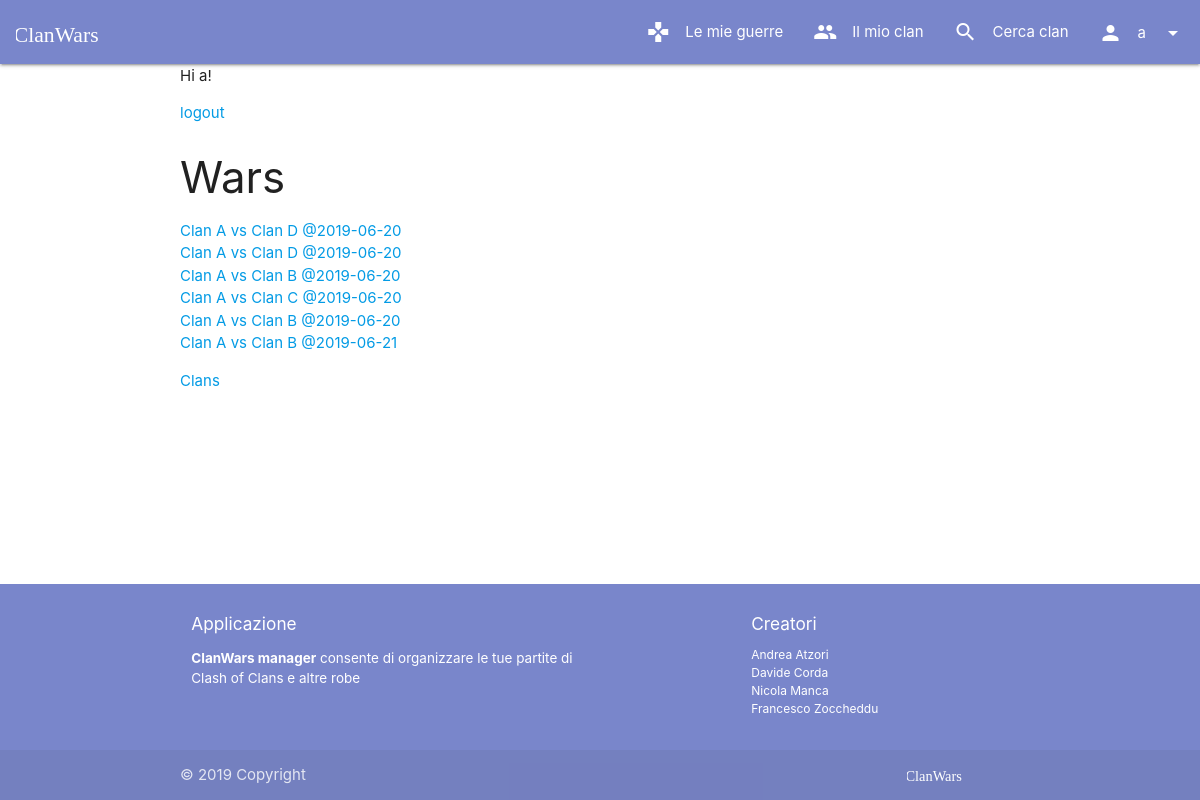
/ (signed in), run on the app's committed database.
### manager/models.py (models this page shows, shortened)
class User(AbstractUser):
    clan = models.ForeignKey("Clan", on_delete=models.SET_NULL, null=True, blank=True, related_name="members")

class War(models.Model):
    allyClan = models.ForeignKey(Clan, on_delete=models.CASCADE, related_name="wars")
    enemyClanName = models.TextField(max_length=30)
    date = models.DateField()
    def get_absolute_url(self):
        return reverse("wars_details", kwargs={'pk': self.pk})
    def __str__(self):
        return f"{self.allyClan.name} vs {self.enemyClanName} @{self.date}"

class Clan(models.Model):
    name = models.CharField(max_length=30)
    clanMaster = models.OneToOneField(User, on_delete=models.CASCADE, related_name="+")
    maxMembers = models.PositiveSmallIntegerField(default=20, validators=[MinValueValidator(1), MaxValueValidator(50)])
    def get_absolute_url(self):
        return reverse("clans_details", kwargs={'pk': self.pk})

### manager/views/home.py (the view)
# urls.py: path(r'', HomeDispatcherView.as_view(), name='home'),
class HomeDispatcherView(View):
    def dispatch(self, request, **kwargs):
        if request.user.is_authenticated and request.user.clan is not None:
            return WarListView.as_view()(request, **kwargs)
        else:
            return render(request, 'home/homepage.html')

### manager/views/wars.py (called while the page is built)
    def get_queryset(self):
        return self.request.user.clan.wars.all()

### manager/templates/wars/list.html (shortened to what this page needs)
{% extends 'base.html' %}
{% block content %}
{% if user.is_authenticated %}
    Hi {{ user.username }}!
    <p><a href="{% url 'user_logout' %}">logout</a></p>
    <h3>Wars</h3>
    <ul>
          {% for war in wars %}
              <li>
                <a href={{war.get_absolute_url}}>
                    {{war}}
                </a>
              </li>
          {% endfor %}
    </ul>
{% else %}
    <p>You are not logged in</p>
    <a href="{% url 'user_login' %}">login</a> |
    <a href="{% url 'user_signup' %}">signup</a> |
{% endif %}
<a href="{% url 'clans_list' %}">Clans</a>
{% endblock %}

### manager/templates/commons/navbar.html (shortened to what this page needs)
{% load static %}
<nav>
    <div class="nav-wrapper">
        <a href="{% url 'home' %}" class="brand-logo">
            <img class="logo-img" src="{% static "images/logotype.svg" %}">
        </a>
        <ul class="right hide-on-med-and-down">
            {% if request.user.is_authenticated %}
            {% if request.user.clan is not None %}
            <li class="waves-effect">
                <a href="{% url 'wars_list' %}">
                    <i class="material-icons left">gamepad</i>
                    Le mie guerre
                </a>
            </li>
            {% endif %}
            <li class="waves-effect">
                {% if request.user.clan is not None %}
                <a href="{{user.clan.get_absolute_url}}">
                    <i class="material-icons left">people</i>
                    Il mio clan
                </a>
                {% else %}
                <a href="{% url 'clans_create' %}">
                    <i class="material-icons left">add</i>
                    Crea clan
                </a>
                {% endif %}
            </li>
            {% endif %}
            <li class="waves-effect">
                <a href="{% url 'clans_list' %}">
                    <i class="material-icons left">search</i>
                    Cerca clan
                </a>
            </li>
            {% if request.user.is_authenticated %}
            <li>
                <a class="dropdown-trigger waves-effect no-autoinit" href="#!" data-target="logout-dropdown">
                    <i class="material-icons left">person</i>
                    {{user.username}}
                    <i class="material-icons right">arrow_drop_down</i>
                </a>
            </li>
            {% endif %}
        </ul>
    </div>
</nav>

### manager/static/css/style.css (style rules this page uses)
.logo-img { max-height: 64px !important; padding: 15px 0 !important; margin-left: 0.5em; margin-right: 0.5em; }
body { display: flex; min-height: 100vh; flex-direction: column; }

### data on the page
User: username "a"
War: allyClan+enemyClanName+date "Clan A vs Clan D @2019-06-20"
War: allyClan+enemyClanName+date "Clan A vs Clan D @2019-06-20"
War: allyClan+enemyClanName+date "Clan A vs Clan B @2019-06-20"
War: allyClan+enemyClanName+date "Clan A vs Clan C @2019-06-20"
War: allyClan+enemyClanName+date "Clan A vs Clan B @2019-06-20"
War: allyClan+enemyClanName+date "Clan A vs Clan B @2019-06-21"
